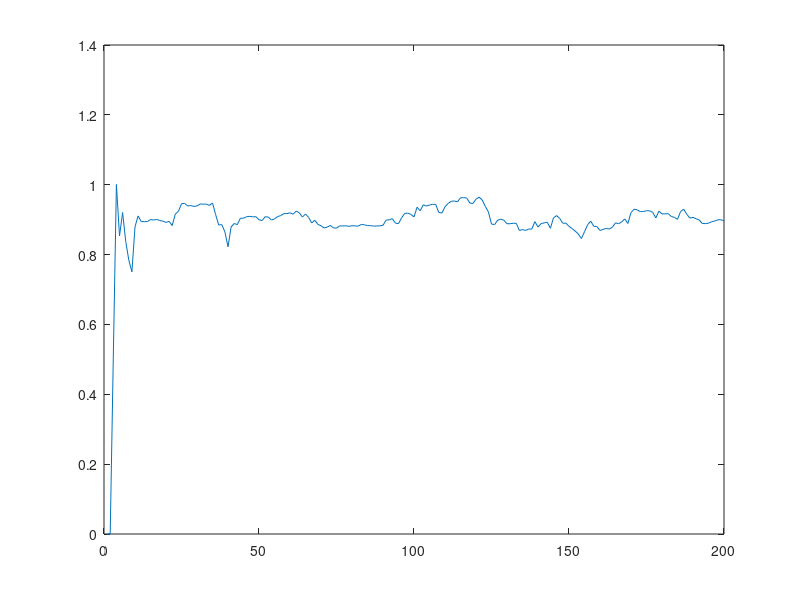

This figure's MATLAB source: (Note: this script raises an error after producing the figure.)
% y(t)=ay(t-1)+bu(t-d-1)+cv(t), en que a=0,9 ; b=0,5; c=0,1; d=0.

a = 0.9;
b= 0.5;
c = 0.1;
d = 0;

% Define the standard deviation of the Gaussian noise
sigma = 1;

y = zeros(400, 1);
u = sigma * randn(size(y));
v = sigma * randn(400,1);
for i = 2:400

    y(i) = a*y(i-1) + b*u(i-d-1)+c*v(i);

end

% ϕT[k] = (y[k −1],u[k −1], ˆ e[k − 1])
%  e[k] = y[k] −ϕT[k]θ[k]
theta = zeros(3,1,200);
phi = zeros(3,1,200);
e = zeros(200);

P = zeros(3,3,200);
P(:,:,1) = 1e6 * eye(3); 
lambda = 0.9; %cambiar lambda aca

for i = 2:200
    phi(:,1,i) = [y(i-1); u(i-1); e(i-1)];
    e(i) = y(i) - phi(:,1,i)'*theta(:,1,i-1);

    P(:,:,i) = (1/lambda)*(P(:,:,i-1) - (P(:,:,i-1)*phi(:,1,i)*phi(:,1,i)'*P(:,:,i-1))/(lambda + phi(:,1,i)'*P(:,:,i-1)*phi(:,1,i)));

    H_k = (P(:,:,i-1)*phi(:,1,i)/(lambda+phi(:,1,i)'*P(:,:,i-1)*phi(:,1,i)));

    theta(:,1,i) = theta(:,1,i-1) + H_k*(y(i) -phi(:,1,i)'*theta(:,1,i-1));
end

% Gráficas de convergencia
figure;
plot(squeeze(theta(1,1,:)))
hold on; yline(a,'--r','a real');
title('Evolución de a estimado')
xlabel('Iteración'); ylabel('a'); grid on;

figure;
plot(squeeze(theta(2,1,:)))
hold on; yline(b,'--r','b real');
title('Evolución de b estimado')
xlabel('Iteración'); ylabel('b'); grid on;

figure;
plot(squeeze(theta(3,1,:)))
hold on; yline(c,'--r','c real');
title('Evolución de c (ganancia de ruido) estimado')
xlabel('Iteración'); ylabel('c'); grid on;

a_estimado = mean(theta(1,:,:))
b_estimado = mean(theta(2,:,:))
c_estimado = mean(theta(3,:,:))


y2 = zeros(400, 1);
for i = 200:400

    y2(i) = a_estimado*y2(i-1) + b_estimado*u(i-d-1)+c_estimado*v(i);

end

figure;
plot(y, 'b', 'DisplayName', 'y1 (original)');
hold on;
plot(y2, 'r', 'DisplayName', 'y2 (estimada)');
legend;
title('y1 vs y2 (estimada)');
xlabel('Iteration');
ylabel('Value');
grid on;
hold off;
